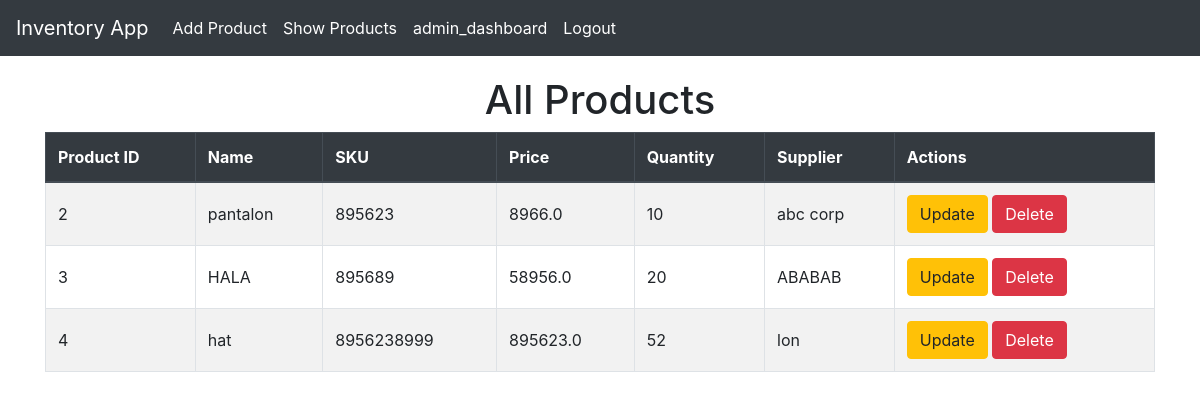
Page /list/ (signed in) on the earlier database version.
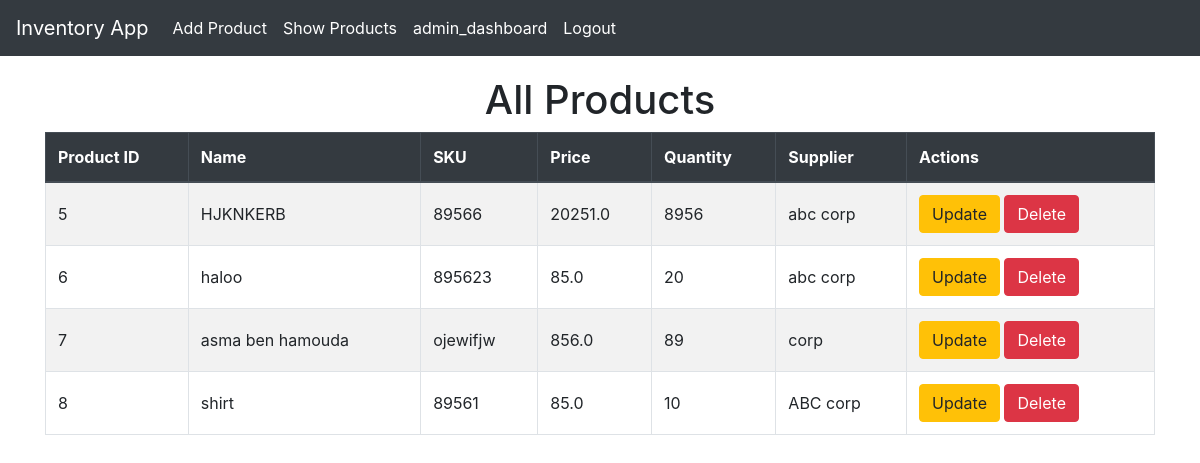
Same page on the later database version.
### Core/models.py (models this page shows, shortened)
class Product(models.Model):
    ENCRYPTION_CHOICES = [
        ('fernet', 'Fernet'),
        ('caesar', 'Caesar'),
        ('aes192', 'AES 192'),
        ('aes128', 'AES 128'),
        ('aes256', 'AES 256'),
    ]
    product_id = models.AutoField(primary_key=True)
    name = models.CharField(max_length=100)
    sku = models.CharField(max_length=50, unique = True)
    price = models.FloatField()
    quantity = models.IntegerField()
    supplier = models.CharField(max_length=100)
    bank_number = models.BinaryField()
    created_by = models.ForeignKey(User, on_delete=models.SET_NULL, null=True, blank=True)
    encryption_type = models.CharField(
        max_length=10,
        choices=ENCRYPTION_CHOICES,
        default='fernet'
    )
    class Meta:
        permissions = [
            ("can_create_product", "Can create product"),
            ("can_update_product", "Can update product"),
            ("can_delete_product", "Can delete product"),
            ('can_view_product', 'Can view product'),
            ("can_view_own_products", "Can view own products"),
            ("can_view_all_products", "Can view all products"),
            ("can_view_product_keys", "Can view and update encryption keys"),
        ]

### Core/views.py (the view)
# urls.py: path('list/', views.product_list_view, name="product_list"),
def product_list_view(request):
    logger.info("Accessed product list view.")
    can_view_all_products = request.user.has_perm('Core.can_view_all_products')
    if can_view_all_products:
        products = Product.objects.all()
    else:
        products = Product.objects.filter(created_by=request.user)
    return render(request, 'invapp/product_list.html', {
        'products': products,
        'can_view_all_products': can_view_all_products
    })

### templates/invapp/product_list.html (shortened to what this page needs)
{% extends "invapp/layout.html" %}
{% block content %}
    {% if can_view_all_products %}
        <h1 class="text-center">All Products</h1>
    {% else %}
        <h1 class="text-center">Your Products</h1>
    {% endif %}
    <table class="table table-bordered table-striped ">
        <thead class="thead-dark">
            <tr>
                <th>Product ID</th>
                <th>Name</th>
                <th>SKU</th>
                <th>Price</th>
                <th>Quantity</th>
                <th>Supplier</th>
                <th>Actions</th>
            </tr>
        </thead>
        <tbody>
            {% for product in products %}
            <tr>
                <td>{{ product.product_id }} </td>
                <td>{{ product.name }} </td>
                <td>{{ product.sku }} </td>
                <td>{{ product.price }} </td>
                <td>{{ product.quantity }} </td>
                <td>{{ product.supplier }} </td>
                <td>
                    <a href="{% url 'product_update' product.product_id %}" class="btn btn-warning" >Update</a>
                    <a href="{% url 'product_delete' product.product_id %}" class="btn btn-danger" >Delete</a>
                </td>
            </tr>
            {% endfor %}
        </tbody>
    </table>
{% endblock %}

Differences in the rows shown:
removed Product: product_id "2", name "pantalon", sku "895623", price "8966.0", quantity "10", supplier "abc corp"
removed Product: product_id "3", name "HALA", sku "895689", price "58956.0", quantity "20", supplier "ABABAB"
removed Product: product_id "4", name "hat", sku "8956238999", price "895623.0", quantity "52", supplier "lon"
added Product: product_id "5", name "HJKNKERB", sku "89566", price "20251.0", quantity "8956", supplier "abc corp"
added Product: product_id "6", name "haloo", sku "895623", price "85.0", quantity "20", supplier "abc corp"
added Product: product_id "7", name "asma ben hamouda", sku "ojewifjw", price "856.0", quantity "89", supplier "corp"
added Product: product_id "8", name "shirt", sku "89561", price "85.0", quantity "10", supplier "ABC corp"
